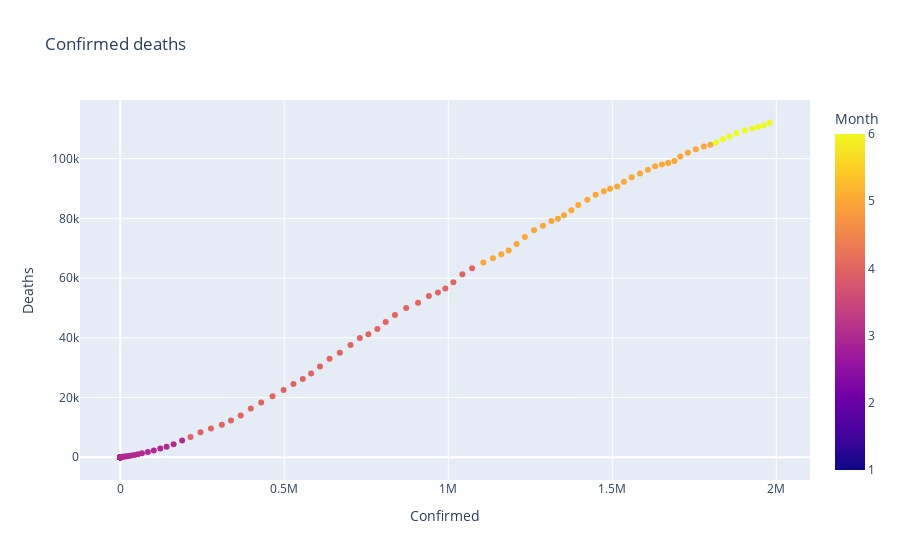

The cell this chart's notebook holds for it:
### Code cell
fig = px.scatter(data_us[:140], x="Confirmed", y="Deaths", color="Month",title='Confirmed deaths')
iplot(fig)

### Figure 1 — Plotly figure (JSON) as saved in the notebook; plotly's stock layout.template omitted (floating-point values rounded to 4 significant figures; data arrays with more than 128 entries replaced by an {"elided": "..."} marker saying what was removed)
{"data": [{"hovertemplate": "Confirmed=%{x}<br>Deaths=%{y}<br>Month=%{marker.color}<extra></extra>", "legendgroup": "", "marker": {"color": {"elided": "140 int values"}, "coloraxis": "coloraxis", "symbol": "circle"}, "mode": "markers", "name": "", "orientation": "v", "showlegend": false, "type": "scatter", "x": {"elided": "140 int values"}, "xaxis": "x", "y": {"elided": "140 int values"}, "yaxis": "y"}], "layout": {"coloraxis": {"colorbar": {"title": {"text": "Month"}}, "colorscale": [[0, "#0d0887"], [0.1111, "#46039f"], [0.2222, "#7201a8"], [0.3333, "#9c179e"], [0.4444, "#bd3786"], [0.5556, "#d8576b"], [0.6667, "#ed7953"], [0.7778, "#fb9f3a"], [0.8889, "#fdca26"], [1, "#f0f921"]]}, "legend": {"tracegroupgap": 0}, "title": {"text": "Confirmed deaths"}, "xaxis": {"anchor": "y", "domain": [0, 1], "title": {"text": "Confirmed"}}, "yaxis": {"anchor": "x", "domain": [0, 1], "title": {"text": "Deaths"}}}}
